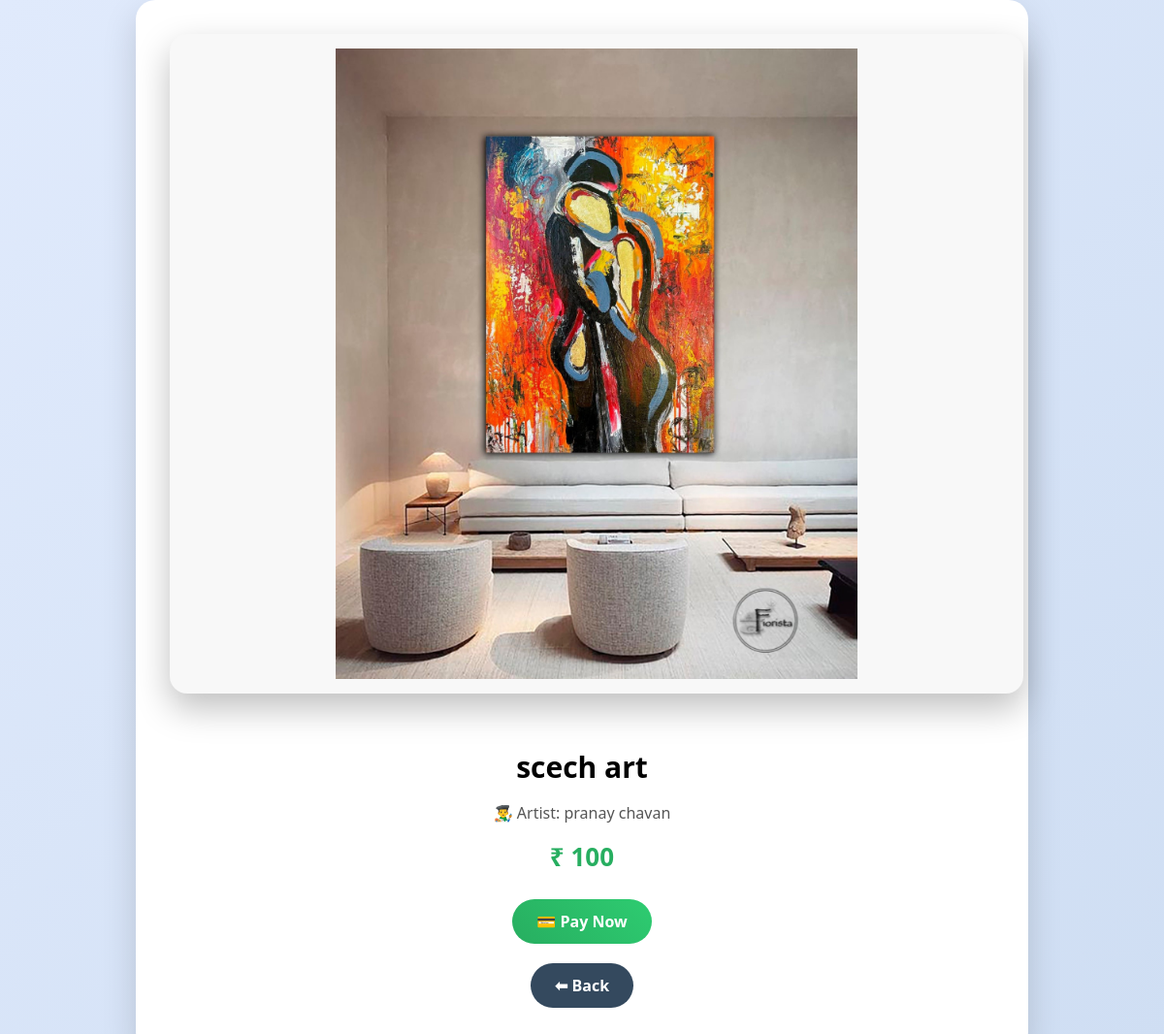
Screenshot of /artwork/8 (signed in) with the database file from the repository.
### tables this page shows
CREATE TABLE artworks (
                id INTEGER PRIMARY KEY AUTOINCREMENT,
                title TEXT,
                artist_id INTEGER,
                price INTEGER,
                description TEXT,
                image TEXT
            );

CREATE TABLE artists (
                id INTEGER PRIMARY KEY AUTOINCREMENT,
                name TEXT,
                bio TEXT,
                mobile TEXT,
                email TEXT,
                photo TEXT
            );

### app.py (the view)
@app.route("/artwork/<int:art_id>")
def artwork_details(art_id):
    with get_db_connection() as db:
        art = db.execute("""
            SELECT artworks.*, artists.name
            FROM artworks
            JOIN artists ON artworks.artist_id = artists.id
            WHERE artworks.id = ?
        """, (art_id,)).fetchone()
    if not art:
        return "Artwork not found", 404
    return render_template("artwork_details.html", art=art)

### database.py (called while the page is built)
def get_db_connection():
    conn = sqlite3.connect(DB_NAME)
    conn.row_factory = sqlite3.Row
    return conn

### templates/artwork_details.html (shortened to what this page needs)
<!DOCTYPE html>
<html>
<head>
    <link rel="stylesheet" href="{{ url_for('static', filename='art_details.css') }}">
</head>
<body>
<div class="details-container">
    <img src="{{ url_for('static', filename='uploads/' ~ art.image) }}"
         class="details-img">
    <h2>{{ art.title }}</h2>
    <p>👨‍🎨 Artist: {{ art.name }}</p>
    <h3>₹ {{ art.price }}</h3>
 <a href="{{ url_for('payment', art_id=art.id) }}"
   class="btn success">
   💳 Pay Now
</a>
    <br>
    <a href="{{ url_for('customer') }}" class="btn secondary">⬅ Back</a>
</div>
</body>
</html>

### static/art_details.css (style rules this page uses)
body { margin: 0; font-family: 'Segoe UI', sans-serif; background: linear-gradient(135deg, #e0eafc, #cfdef3); display: flex; justify-content: center; align-items: center; min-height: 100vh; }
.details-container { background: #ffffff; width: 90%; max-width: 850px; padding: 35px; border-radius: 20px; box-shadow: 0 15px 35px rgba(0, 0, 0, 0.15); text-align: center; animation: fadeIn 0.5s ease-in-out; }
.details-img { width: 100%; max-height: 650px; object-fit: contain; border-radius: 18px; margin-bottom: 25px; box-shadow: 0 15px 35px rgba(0,0,0,0.25); background: #f8f8f8; padding: 15px; }
.details-container h2 { font-size: 30px; margin-bottom: 10px; }
.details-container p { font-size: 16px; color: #555; }
.details-container h3 { font-size: 26px; color: #27ae60; margin: 15px 0; }
.btn { display: inline-block; padding: 12px 25px; border-radius: 30px; text-decoration: none; font-weight: 600; margin: 10px; transition: 0.3s ease; }
.success { background: linear-gradient(45deg, #27ae60, #2ecc71); color: white; }
.secondary { background: #34495e; color: white; }

### rows the page displays
artworks: image (picture), title "scech art", price "100"
artists: name "pranay chavan"
